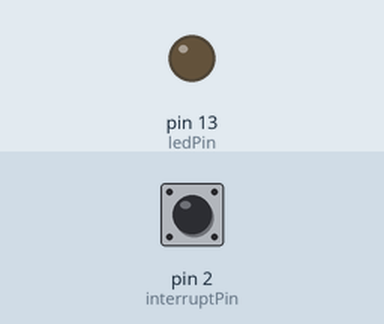
Simulated run of this sketch. Board: Arduino Uno, built with avr-gcc and run on an emulated ATmega328P. On the bench: output pins drawn as LEDs (lit = HIGH). The test bench sets the inputs (shaded band); at power-on: pin 2 (interruptPin) LOW.

Above: at 1.2 s.
1.3 s: pin 2 (interruptPin) pulled HIGH for 0.15 s
At 2.3 s:
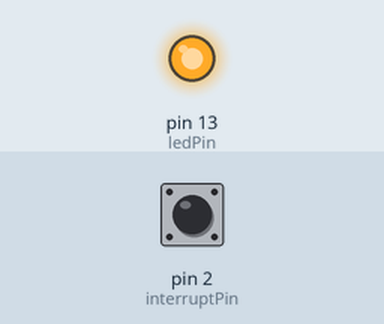
2.9 s: pin 2 (interruptPin) pulled HIGH for 1 s
At 3.6 s:
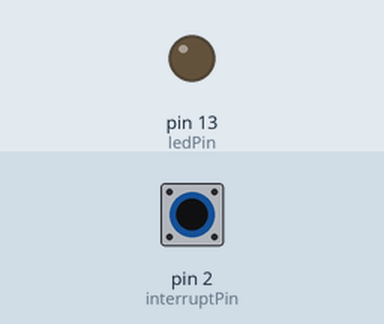
5.4 s: pin 2 (interruptPin) pulled HIGH for 3.2 s
At 6.8 s:
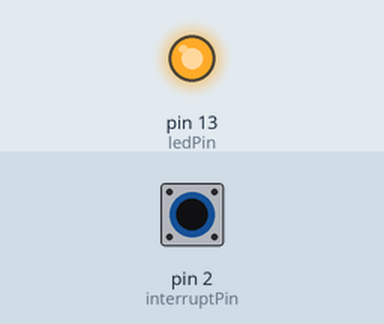
Timing chart, 0 to 8.4 s (numbered marks = the images above; inputs shaded):
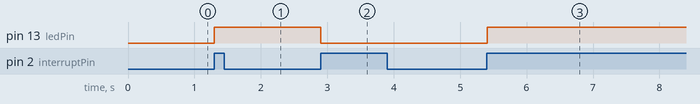

Measured:
- after the input at 1.3 s, pin 13 (ledPin): LOW → HIGH at once
- after the input at 2.9 s, pin 13 (ledPin): HIGH → LOW at once
- after the input at 5.4 s, pin 13 (ledPin): LOW → HIGH at once

The sketch:

simple_interrupt.ino
```cpp
const byte ledPin = 13;
const byte interruptPin = 2; // for example attach to PIR sensor or push switch
volatile byte state = LOW;

void setup() {
  pinMode(ledPin, OUTPUT);
  pinMode(interruptPin, INPUT);
  attachInterrupt(digitalPinToInterrupt(interruptPin), blink, RISING);
}

void loop() {
  digitalWrite(ledPin, state);
  delay(10);
}

void blink() {
  state = !state;
}
```
